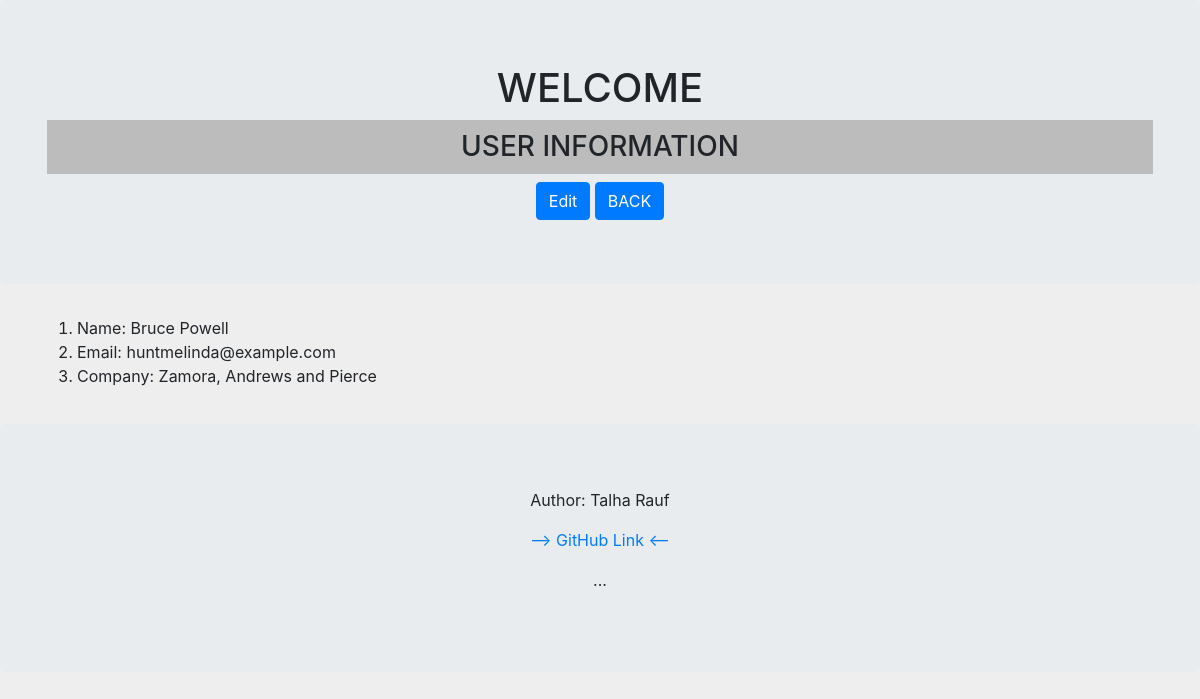
Page /users/18 on the committed database.
### myApp/models.py (models this page shows, shortened)
class User(models.Model):
    first_name = models.CharField(max_length=128)
    second_name = models.CharField(max_length=128)
    email = models.EmailField(max_length=264, unique=True)
    company = models.CharField(max_length=264)

### myApp/views.py (the view)
# urls.py: path('users/<int:pk>', views.UserDetailedView.as_view(), name='user-detail'),
class UserDetailedView(DetailView):
    template_name = 'user_inv/per_user.html'
    context_object_name = 'user'
    model = User

### templates/user_inv/per_user.html (shortened to what this page needs)
<!DOCTYPE html>
{% load static %}
<html lang="en">
<head>
  <link href="https://cdn.jsdelivr.net/npm/bootstrap@5.2.3/dist/css/bootstrap.min.css" rel="stylesheet"><meta charset="utf-8">
  <link rel="stylesheet" href="https://cdn.jsdelivr.net/npm/bootstrap@4.6.2/dist/css/bootstrap.min.css">
  <link href="{% static "css/index.css" %}" rel="stylesheet" type="text/css">
</head>
<body>
<div class="jumbotron">
  <div class="container">
    <h1>WELCOME</h1>
    <h3>USER INFORMATION</h3>
  </div>
  <div class="Container container-sm text-center">
    <button type="submit" id="editBtn" class="btn btn-primary">Edit</button>
    <a href="{% url 'myApp:users-inventory' %}"><button type="submit" id="submitBtn" class="btn btn-primary">BACK</button></a>
  </div>
</div>
    {% if user %}
  <div class="Container container-sm">
      <ol>
          <li>Name: {{ user.first_name }} {{ user.second_name }}</li>
          <li>Email: {{ user.email }}</li>
          <li>Company: {{ user.company }}</li>
      </ol>
  </div>
    {% endif %}
</body>
<footer>
    <div class="jumbotron">
      <p>Author: Talha Rauf</p>
      <p><a href="https://github.com/Talha-Rauf">--> GitHub Link <--</a></p>
      <p>...</p>
    </div>
</footer>
</html>

### static/css/index.css (style rules this page uses)
h1, p { text-align: center; }
body { background-color: #eeeeee; }
h3 { margin-top: 2px; padding: 10px; text-align: center; background-color: #bcbcbc; }
footer { margin-top: 3%; text-align: center; }

### rows in the picture
User: first_name "Bruce", second_name "Powell", email "huntmelinda@example.com", company "Zamora, Andrews and Pierce"
